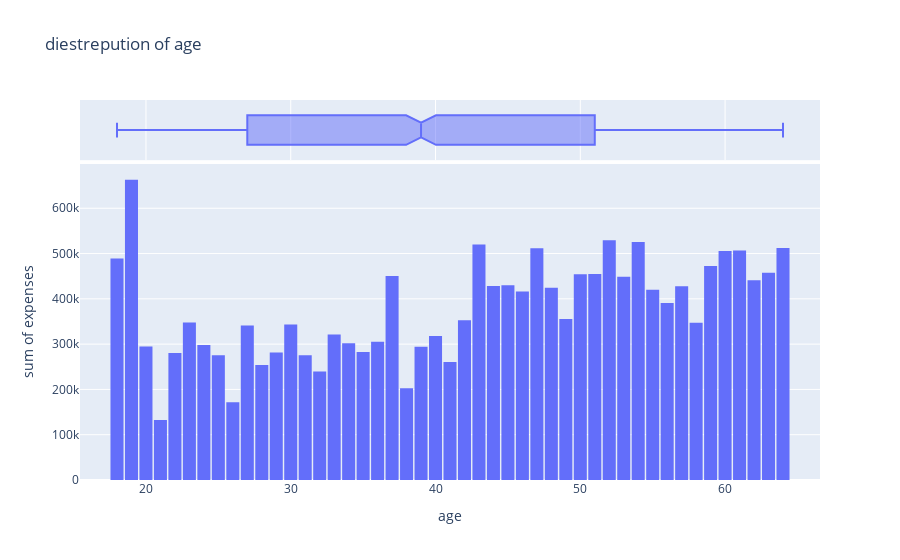

Notebook source saved alongside this figure:
### Code cell
fig = px.histogram(data, x="age", y="expenses", marginal='box',
                   nbins=50, title="diestrepution of age")
fig.update_layout(bargap=0.1)
fig.show()

### Figure 1 — Plotly figure (JSON) as saved in the notebook; plotly's stock layout.template omitted (floating-point values rounded to 4 significant figures; data arrays with more than 128 entries replaced by an {"elided": "..."} marker saying what was removed)
{"data": [{"alignmentgroup": "True", "bingroup": "x", "histfunc": "sum", "hovertemplate": "age=%{x}<br>sum of expenses=%{y}<extra></extra>", "legendgroup": "", "marker": {"color": "#636efa", "pattern": {"shape": ""}}, "name": "", "nbinsx": 50, "offsetgroup": "", "orientation": "v", "showlegend": false, "type": "histogram", "x": {"elided": "1338 int values"}, "xaxis": "x", "y": {"elided": "1338 float values"}, "yaxis": "y"}, {"alignmentgroup": "True", "hovertemplate": "age=%{x}<extra></extra>", "legendgroup": "", "marker": {"color": "#636efa"}, "name": "", "notched": true, "offsetgroup": "", "showlegend": false, "type": "box", "x": {"elided": "1338 int values"}, "xaxis": "x2", "yaxis": "y2"}], "layout": {"bargap": 0.1, "barmode": "relative", "legend": {"tracegroupgap": 0}, "title": {"text": "diestrepution of age"}, "xaxis": {"anchor": "y", "domain": [0, 1], "title": {"text": "age"}}, "xaxis2": {"anchor": "y2", "domain": [0, 1], "matches": "x", "showgrid": true, "showticklabels": false}, "yaxis": {"anchor": "x", "domain": [0, 0.8316], "title": {"text": "sum of expenses"}}, "yaxis2": {"anchor": "x2", "domain": [0.8416, 1], "matches": "y2", "showgrid": false, "showline": false, "showticklabels": false, "ticks": ""}}}
